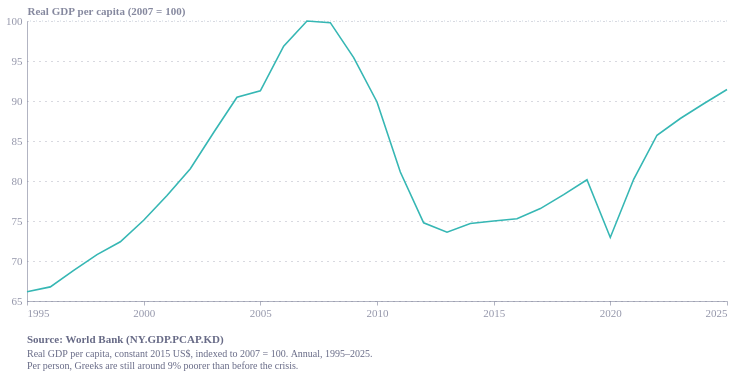

Notebook source saved alongside this figure:
### Code cell
import pandas as pd
import altair as alt
from ecostyles import EcoStyles

styles = EcoStyles(); styles.register_and_enable_theme()

# World Bank NY.GDP.PCAP.KD — Greece real GDP per capita, constant 2015 US$, 1960–2025
vals = [4985.76049516035,5599.4972624979,5586.54223274246,6225.1293347158,6786.24148561981,
    7481.90330099547,7909.24507897853,8289.86933775607,8829.42258970423,9814.49791967552,
    10666.6208776244,11453.2123477243,12535.1276831236,13488.1243950179,12573.3482017471,
    13248.9212623097,13938.5385978162,14162.9910906399,14993.6891417866,15293.9313177537,
    15246.994403616,14876.1172004964,14617.2352230695,14375.6996589942,14591.8630536729,
    14900.0862258833,14927.7613419499,14541.8603092112,15110.414666476,15602.9733207597,
    15438.7937023583,15727.4735434744,15717.04638162,15374.8626265369,15604.0339944242,
    15857.4161930856,16005.9511569711,16501.0316491318,16973.8293714071,17358.4346978294,
    18002.9064613985,18742.4235780691,19548.3677447396,20632.2557041942,21688.1050959558,
    21880.5265835801,23220.5324419197,23973.6936091313,23923.8800731311,22878.1346644397,
    21547.724178239,19448.255802525,17924.6620496886,17644.8766635021,17903.5252440012,
    17980.7298238137,18049.928997892,18352.0884461258,18769.0389621976,19216.6759579785,
    17486.951333323,19231.2888803517,20550.5049158297,21050.8648111581,21494.6856060599,
    21921.6862747184]
years = list(range(1960, 1960 + len(vals)))
df = pd.DataFrame({"year": years, "value": vals})
df = df[df["year"] >= 1995].copy()      # match the GDP-index window
df["date"] = pd.to_datetime(df["year"], format="%Y")

base = df.loc[df["year"] == 2007, "value"].iloc[0]   # index to 2007 peak
df["index"] = df["value"] / base * 100
df["series"] = "pc"

rule_100 = alt.Chart(pd.DataFrame({"y": [100]})).mark_rule(
    color="#cbd5e1", strokeDash=[1, 5], strokeWidth=1).encode(y="y:Q")

line = alt.Chart(df).mark_line(strokeWidth=1.6).encode(
    x=alt.X("date:T", axis=alt.Axis(format="%Y", tickCount=8), title=None),
    y=alt.Y("index:Q", scale=alt.Scale(zero=False),
            title="Real GDP per capita (2007 = 100)"),
    color=alt.Color("series:N", legend=None))

caption = alt.Title(
    text="Source: World Bank (NY.GDP.PCAP.KD)",
    subtitle=[
        "Real GDP per capita, constant 2015 US$, indexed to 2007 = 100. Annual, 1995–2025.",
        "Per person, Greeks are still around 9% poorer than before the crisis.",
    ],
    orient="bottom", anchor="start",
    fontSize=11, subtitleFontSize=10,
    color="#676A86", subtitleColor="#676A86", dy=12)

chart = (
    (rule_100 + line)
    .properties(width=700, height=280, title=caption)
    .configure(background="white", font="Circular Std")
    .configure_view(fill="transparent", stroke="transparent")
    .configure_axis(labelColor="#676A86", titleColor="#676A86"))

styles.save(chart, name="greece_gpc", svg=True)
chart

### Figure 1 — Vega-Lite specification as saved in the notebook (floating-point values rounded to 4 significant figures)
{"config": {"font": "Circular Std", "text": {"color": "#676A86", "align": "left", "baseline": "middle", "dx": 7, "dy": 0, "fontSize": 11}, "view": {"stroke": "transparent", "continuousWidth": 400, "continuousHeight": 300, "discreteWidth": 400, "discreteHeight": 300, "fill": "transparent"}, "range": {"category": ["#36B7B4", "#E6224B", "#F4C245", "#0063AF", "#00A767", "#179FDB", "#EB5C2E", "#5C267B", "#122B39"], "diverging": ["#E6224B", "#E54753", "#C9C9C9", "#179FDB", "#122B39"], "heatmap": ["#C9C9C9", "#179FDB", "#0063AF", "#122B39"], "ordinal": ["#00A767", "#36B7B4", "#179FDB", "#0063AF", "#243B5A"]}, "bar": {"color": "#179fdb"}, "line": {"color": "#e6224b"}, "rule": {"color": "#676A86"}, "area": {"opacity": 0.8}, "point": {"filled": true, "size": 80, "color": "#e6224b", "opacity": 0.95}, "geoshape": {"stroke": "white", "strokeWidth": 0.3}, "rect": {"fill": "#d6d4d4", "opacity": 0.3}, "axis": {"labelColor": "#676A86", "labelFontSize": 11, "labelFont": "Circular Std", "labelOpacity": 0.7, "tickColor": "#676A86", "tickOpacity": 0.5, "domainColor": "#676A86", "domainOpacity": 0.5, "gridColor": "#676A86", "gridDash": [2, 2], "gridOpacity": 0.5, "title": null, "titleColor": "#676A86", "titleOpacity": 0.8, "tickSize": 4}, "axisXDiscrete": {"grid": false, "labelAngle": 0, "tickCount": 10, "tickOpacity": 0.5, "title": null}, "axisYDiscrete": {"ticks": false, "labelPadding": 5}, "axisXTemporal": {"grid": false, "ticks": true}, "axisXQuantitative": {"grid": true}, "axisYQuantitative": {"gridColor": "#676A86", "gridDash": [1, 5], "gridOpacity": 0.5, "ticks": false, "labelPadding": 5, "tickCount": 8, "titleAngle": 0, "titleAlign": "left", "titleBaseline": "bottom", "titleX": 0, "titleY": -5}, "title": {"color": "#676A86E6", "subtitleColor": "#676A86", "font": "Circular Std", "subtitleFont": "Circular Std", "anchor": "start", "fontSize": 14, "subtitleFontSize": 12, "subtitlePadding": 4, "offset": 0, "frame": "group"}, "legend": {"titleColor": "#122b39", "title": null, "labelColor": "#122b39", "labelFontSize": 11}, "background": "white"}, "layer": [{"data": {"name": "data-9d78020f76d997398dca41cfa4b6d9e0"}, "mark": {"type": "rule", "color": "#cbd5e1", "strokeDash": [1, 5], "strokeWidth": 1}, "encoding": {"y": {"field": "y", "type": "quantitative"}}}, {"data": {"name": "data-b6bbffa7f69d01f7fba30a754be74a38"}, "mark": {"type": "line", "strokeWidth": 1.6}, "encoding": {"color": {"field": "series", "legend": null, "type": "nominal"}, "x": {"axis": {"format": "%Y", "tickCount": 8}, "field": "date", "title": null, "type": "temporal"}, "y": {"field": "index", "scale": {"zero": false}, "title": "Real GDP per capita (2007 = 100)", "type": "quantitative"}}}], "height": 280, "title": {"text": "Source: World Bank (NY.GDP.PCAP.KD)", "anchor": "start", "color": "#676A86", "dy": 12, "fontSize": 11, "orient": "bottom", "subtitle": ["Real GDP per capita, constant 2015 US$, indexed to 2007 = 100. Annual, 1995–2025.", "Per person, Greeks are still around 9% poorer than before the crisis."], "subtitleColor": "#676A86", "subtitleFontSize": 10}, "width": 700, "$schema": "https://vega.github.io/schema/vega-lite/v6.4.1.json", "datasets": {"data-9d78020f76d997398dca41cfa4b6d9e0": [{"y": 100}], "data-b6bbffa7f69d01f7fba30a754be74a38": [{"year": 1995, "value": 15860.0, "date": "1995-01-01T00:00:00", "index": 66.15, "series": "pc"}, {"year": 1996, "value": 16010.0, "date": "1996-01-01T00:00:00", "index": 66.76, "series": "pc"}, {"year": 1997, "value": 16500.0, "date": "1997-01-01T00:00:00", "index": 68.83, "series": "pc"}, {"year": 1998, "value": 16970.0, "date": "1998-01-01T00:00:00", "index": 70.8, "series": "pc"}, {"year": 1999, "value": 17360.0, "date": "1999-01-01T00:00:00", "index": 72.41, "series": "pc"}, {"year": 2000, "value": 18000.0, "date": "2000-01-01T00:00:00", "index": 75.09, "series": "pc"}, {"year": 2001, "value": 18740.0, "date": "2001-01-01T00:00:00", "index": 78.18, "series": "pc"}, {"year": 2002, "value": 19550.0, "date": "2002-01-01T00:00:00", "index": 81.54, "series": "pc"}, {"year": 2003, "value": 20630.0, "date": "2003-01-01T00:00:00", "index": 86.06, "series": "pc"}, {"year": 2004, "value": 21690.0, "date": "2004-01-01T00:00:00", "index": 90.47, "series": "pc"}, {"year": 2005, "value": 21880.0, "date": "2005-01-01T00:00:00", "index": 91.27, "series": "pc"}, {"year": 2006, "value": 23220.0, "date": "2006-01-01T00:00:00", "index": 96.86, "series": "pc"}, {"year": 2007, "value": 23970.0, "date": "2007-01-01T00:00:00", "index": 100.0, "series": "pc"}, {"year": 2008, "value": 23920.0, "date": "2008-01-01T00:00:00", "index": 99.79, "series": "pc"}, {"year": 2009, "value": 22880.0, "date": "2009-01-01T00:00:00", "index": 95.43, "series": "pc"}, {"year": 2010, "value": 21550.0, "date": "2010-01-01T00:00:00", "index": 89.88, "series": "pc"}, {"year": 2011, "value": 19450.0, "date": "2011-01-01T00:00:00", "index": 81.12, "series": "pc"}, {"year": 2012, "value": 17920.0, "date": "2012-01-01T00:00:00", "index": 74.77, "series": "pc"}, {"year": 2013, "value": 17640.0, "date": "2013-01-01T00:00:00", "index": 73.6, "series": "pc"}, {"year": 2014, "value": 17900.0, "date": "2014-01-01T00:00:00", "index": 74.68, "series": "pc"}, {"year": 2015, "value": 17980.0, "date": "2015-01-01T00:00:00", "index": 75.0, "series": "pc"}, {"year": 2016, "value": 18050.0, "date": "2016-01-01T00:00:00", "index": 75.29, "series": "pc"}, {"year": 2017, "value": 18350.0, "date": "2017-01-01T00:00:00", "index": 76.55, "series": "pc"}, {"year": 2018, "value": 18770.0, "date": "2018-01-01T00:00:00", "index": 78.29, "series": "pc"}, {"year": 2019, "value": 19220.0, "date": "2019-01-01T00:00:00", "index": 80.16, "series": "pc"}, {"year": 2020, "value": 17490.0, "date": "2020-01-01T00:00:00", "index": 72.94, "series": "pc"}, {"year": 2021, "value": 19230.0, "date": "2021-01-01T00:00:00", "index": 80.22, "series": "pc"}, {"year": 2022, "value": 20550.0, "date": "2022-01-01T00:00:00", "index": 85.72, "series": "pc"}, {"year": 2023, "value": 21050.0, "date": "2023-01-01T00:00:00", "index": 87.81, "series": "pc"}, {"year": 2024, "value": 21490.0, "date": "2024-01-01T00:00:00", "index": 89.66, "series": "pc"}, {"year": 2025, "value": 21920.0, "date": "2025-01-01T00:00:00", "index": 91.44, "series": "pc"}]}}
